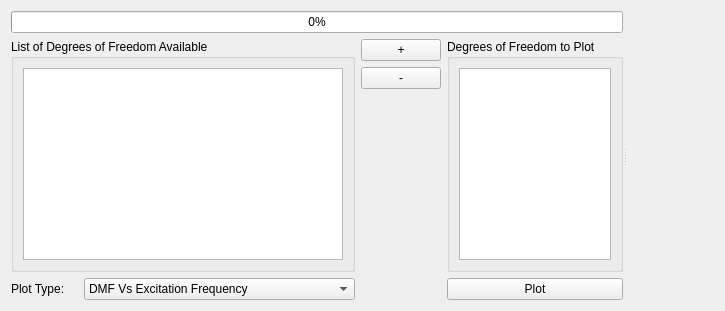
      <widget class="QWidget" name="tab_6">
       <attribute name="title">
        <string>Frequency Analysis</string>
       </attribute>
       <layout class="QGridLayout" name="gridLayout_18">
        <item row="0" column="0">
         <widget class="QSplitter" name="splitter_5">
          <property name="orientation">
           <enum>Qt::Horizontal</enum>
          </property>
          <widget class="QWidget" name="widget_5" native="true">
           <property name="sizePolicy">
            <sizepolicy hsizetype="Expanding" vsizetype="Preferred">
             <horstretch>1</horstretch>
             <verstretch>0</verstretch>
            </sizepolicy>
           </property>
           <layout class="QGridLayout" name="gridLayout_17">
            <item row="0" column="0" colspan="4">
             <widget class="QProgressBar" name="dmfProgressBar">
              <property name="value">
               <number>0</number>
              </property>
             </widget>
            </item>
            <item row="1" column="0" rowspan="3" colspan="2">
             <widget class="QGroupBox" name="groupBox_3">
              <property name="sizePolicy">
               <sizepolicy hsizetype="Preferred" vsizetype="Preferred">
                <horstretch>1</horstretch>
                <verstretch>0</verstretch>
               </sizepolicy>
              </property>
              <property name="title">
               <string>List of Degrees of Freedom Available</string>
              </property>
              <layout class="QGridLayout" name="gridLayout_19">
               <item row="0" column="0">
                <widget class="QListWidget" name="list3"/>
               </item>
              </layout>
             </widget>
            </item>
            <item row="1" column="2">
             <widget class="QPushButton" name="addToDMFPlot">
              <property name="text">
               <string>+</string>
              </property>
             </widget>
            </item>
            <item row="1" column="3" rowspan="3">
             <widget class="QGroupBox" name="groupBox_4">
              <property name="sizePolicy">
               <sizepolicy hsizetype="Preferred" vsizetype="Preferred">
                <horstretch>2</horstretch>
                <verstretch>0</verstretch>
               </sizepolicy>
              </property>
              <property name="title">
               <string>Degrees of Freedom to Plot</string>
              </property>
              <layout class="QGridLayout" name="gridLayout_20">
               <item row="0" column="0">
                <widget class="QListWidget" name="list4"/>
               </item>
              </layout>
             </widget>
            </item>
            <item row="2" column="2">
             <widget class="QPushButton" name="removeFromDMFPlot">
              <property name="text">
               <string>-</string>
              </property>
             </widget>
            </item>
            <item row="3" column="2">
             <spacer name="verticalSpacer_2">
              <property name="orientation">
               <enum>Qt::Vertical</enum>
              </property>
              <property name="sizeHint" stdset="0">
               <size>
                <width>20</width>
                <height>40</height>
               </size>
              </property>
             </spacer>
            </item>
            <item row="4" column="0">
             <widget class="QLabel" name="label_15">
              <property name="sizePolicy">
               <sizepolicy hsizetype="Minimum" vsizetype="Preferred">
                <horstretch>0</horstretch>
                <verstretch>0</verstretch>
               </sizepolicy>
              </property>
              <property name="text">
               <string>Plot Type:</string>
              </property>
             </widget>
            </item>
            <item row="4" column="1">
             <widget class="QComboBox" name="dmfPlotTypeComboBox">
              <property name="sizePolicy">
               <sizepolicy hsizetype="Expanding" vsizetype="Fixed">
                <horstretch>1</horstretch>
                <verstretch>0</verstretch>
               </sizepolicy>
              </property>
              <item>
               <property name="text">
                <string>DMF Vs Excitation Frequency</string>
               </property>
              </item>
              <item>
               <property name="text">
                <string>Max. Displacement Vs. Excitation Frequency</string>
               </property>
              </item>
             </widget>
            </item>
            <item row="4" column="3">
             <widget class="QPushButton" name="dmfPlotButton">
              <property name="text">
               <string>Plot</string>
              </property>
             </widget>
            </item>
           </layout>
          </widget>
          <widget class="QWidget" name="dmfWidget" native="true">
           <property name="sizePolicy">
            <sizepolicy hsizetype="Expanding" vsizetype="Preferred">
             <horstretch>1</horstretch>
             <verstretch>0</verstretch>
            </sizepolicy>
           </property>
          </widget>
         </widget>
        </item>
       </layout>
      </widget>
